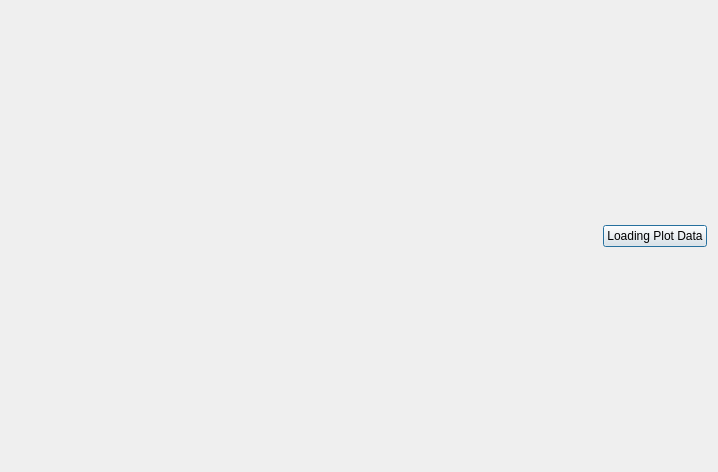
<?xml version="1.0" encoding="UTF-8"?>
<ui version="4.0">
 <class>PlotReViewDialog</class>
 <widget class="QDialog" name="PlotReViewDialog">
  <property name="geometry">
   <rect>
    <x>0</x>
    <y>0</y>
    <width>718</width>
    <height>472</height>
   </rect>
  </property>
  <property name="windowTitle">
   <string>Dialog</string>
  </property>
  <layout class="QVBoxLayout" name="verticalLayout_3" stretch="10,1">
   <item>
    <layout class="QVBoxLayout" name="verticalLayout"/>
   </item>
   <item>
    <layout class="QHBoxLayout" name="horizontalLayout">
     <item>
      <spacer name="horizontalSpacer">
       <property name="orientation">
        <enum>Qt::Horizontal</enum>
       </property>
       <property name="sizeHint" stdset="0">
        <size>
         <width>40</width>
         <height>20</height>
        </size>
       </property>
      </spacer>
     </item>
     <item>
      <widget class="QPushButton" name="LoadPlotBtn">
       <property name="text">
        <string>Loading Plot Data</string>
       </property>
      </widget>
     </item>
    </layout>
   </item>
  </layout>
 </widget>
 <resources/>
 <connections/>
</ui>
